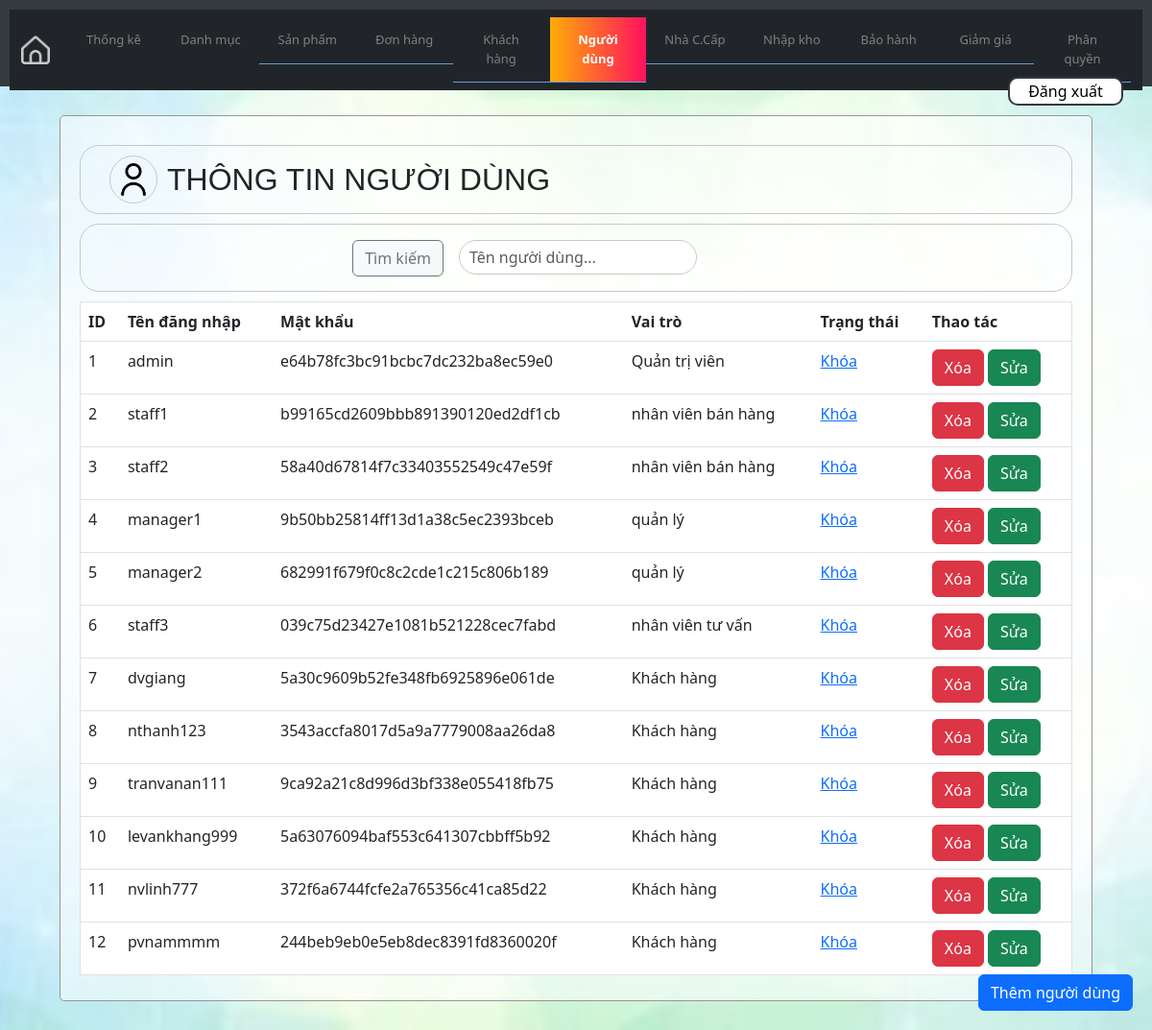
Page /admin/index.php?ctrl=userController (signed in) on the committed database.
### tables this page shows
CREATE TABLE `nguoi_dung` (
  `id` int(11) NOT NULL,
  `ten_dang_nhap` varchar(255) DEFAULT NULL,
  `mat_khau` varchar(255) DEFAULT NULL,
  `vai_tro` varchar(255) DEFAULT NULL,
  `trang_thai` int(11) NOT NULL
);

### lib/database.php (called while the page is built, shortened)
<?php
class Database
{
    private $host = "localhost";
    private $username = "root";
    private $password = "";
    private $database = "phonestore";
    private $conn;
    public function __construct()
    {
        $this->conn = $this->connectDB();
    }
    private function connectDB()
    {
        $conn = mysqli_connect($this->host, $this->username, $this->password, $this->database);
        return $conn;
    }
    public function select($query)
    {
        $result = mysqli_query($this->conn, $query);
        if ($result) {
            $data = mysqli_fetch_all($result, MYSQLI_ASSOC);
            return $data;
        } else {
            die(mysqli_error($this->conn));
        }
    }
}

### admin/model/userModel.php (called while the page is built, shortened)
<?php
class UserModel
{
    private $db;
    public function __construct()
    {
        $this->db = new Database();
    }
    public function getAllUsers()
    {
        $query = "SELECT * FROM nguoi_dung ";
        return $this->db->select($query);
    }
}

### admin/view/userView.php (the view, shortened to what this page needs)
<!DOCTYPE html>
<html lang="vi">
<head>
    <link rel="stylesheet" href="/admin/css/common.css">
    <link href="https://cdn.jsdelivr.net/npm/bootstrap@5.3.0-alpha1/dist/css/bootstrap.min.css" rel="stylesheet">
</head>
<body>
    <div class="containerr">
        <div class="header-box">
            <div class="header-icon">
                <img src="/admin/img/icon/user.png" alt="userImg">
            </div>
            <h2 class="mt-0 mb-0">THÔNG TIN NGƯỜI DÙNG</h2>
        </div>
        <div class="searchHolder">
            <form class="search-form-user mt-3">
                <div class="row g-3 searchField">
                    <div class="col-auto">
                    </div>
                    <div class="col-auto">
                        <input type="text" id="search" name="search" placeholder="Tên người dùng..." class="form-control" width="100%">
                    </div>
                    <div class="col-auto search">
                        <button type="submit" class="btn btn-light btn-outline-secondary">Tìm kiếm</button>
                    </div>
                </div>
            </form>
        </div>
        <div class="addNew btn btn-primary">
            <a class="addUserLink" href="index.php?ctrl=userController&action=viewAddUser">Thêm người dùng</a>
        </div>
        <table class="table">
            <thead class="bg-dark text-white">
                <tr>
                    <th>ID</th>
                    <th>Tên đăng nhập</th>
                    <th>Mật khẩu</th>
                    <th>Vai trò</th>
                    <th>Trạng thái</th>
                    <th>Thao tác</th>
                </tr>
            </thead>
            <tbody>
                <?php foreach ($users as $user) : ?>
                    <tr>
                        <td><?php echo $user['id']; ?></td>
                        <td><?php echo $user['ten_dang_nhap']; ?></td>
                        <td><?php echo $user['mat_khau']; ?></td>
                        <td><?php echo $user['vai_tro']; ?></td>
                        <td>
                            <a class="toggleUserStatus" href="index.php?ctrl=userController&action=toggleUserStatus&id=<?php echo $user['id']; ?>&status=<?php echo $user['trang_thai']; ?>">
                                <?php
                                if ($user['trang_thai'] == 1) {
                                    echo "Khóa";
                                } else {
                                    echo "Mở khóa";
                                }
                                ?>
                            </a>
                        </td>
                        <td>
                            <a class="deleteUserLink btn btn-danger" href="index.php?ctrl=userController&action=deleteUser&id=<?php echo $user['id']; ?>">Xóa</a>
                            <a class="updateUserLink btn btn-success" href="index.php?ctrl=userController&action=updateUserView&id=<?php echo $user['id']; ?>&vai_tro=<?php echo $user['vai_tro']; ?>">Sửa</a>
                        </td>
                    </tr>
                <?php endforeach; ?>
            </tbody>
        </table>
    </div>
</body>
</html>

### admin/css/style.css (style rules this page uses)
table { border-collapse: collapse; width: 100%; }
table, th, td { border: 1px solid black; }
* { margin: 0; padding: 0; box-sizing: border-box; }

### admin/css/common.css (style rules this page uses)
.search { transition: all 0.2s; }
.header-icon { width: 50px; height: 50px; margin-inline: 20px; border: 1px solid rgb(200, 200, 200); padding: 5px; border-radius: 50%; display: flex; justify-content: center; align-items: center; overflow: hidden; }
.header-icon img { width: 90%; height: 90%; object-fit: cover; }
.containerr { background-color: rgb(255, 255, 255, 0.5); padding: 10px; border: 1px solid rgb(150, 150, 150); border-radius: 5px; padding-inline: 20px; cursor: default; margin-bottom: 10px; }
.header-box { border: 1px solid rgb(200, 200, 200); padding: 10px; margin-top: 20px; display: inline-flex; align-items: center; width: 100%; border-radius: 20px; margin-bottom: 10px; }
.header-box h2 { font-family: Arial, Helvetica, sans-serif }
.header-icon { margin-right: 10px; }
.table tbody tr:nth-of-type(odd) { background-color: white; }
.table tbody tr:nth-of-type(even) { background-color: rgb(240,240,240); }
.searchHolder { border: 1px solid rgb(200, 200, 200); border-radius: 20px; padding: 0px 0px 15px 0px; margin-bottom: 10px; display: flex; align-items: center; justify-content: center; }
.searchField { width: 500px; flex-direction: row-reverse; transition: all 0.3s ease-in-out; padding-right: 100px; }
.searchField input { border: 1px solid rgb(200, 200, 200); border-radius: 20px; padding: 5px; padding-left: 10px; transition: all 0.3s ease-in-out; }
.addNew { position: fixed; transition: all 0.2s ease-out; right: 20px; bottom: 20px; transition: all 0.2s ease-out; }
.addNew a { width: fit-content; width: 150px; font-weight: 500; text-align: center; justify-content: center; text-decoration: none; color: white; transition: all 0.2s ease-out; }

### rows in the picture
nguoi_dung: id "1", ten_dang_nhap "admin", mat_khau "e64b78fc3bc91bcbc7dc232ba8ec59e0", vai_tro "Quản trị viên", trang_thai "Khóa"
nguoi_dung: id "2", ten_dang_nhap "staff1", mat_khau "b99165cd2609bbb891390120ed2df1cb", vai_tro "nhân viên bán hàng", trang_thai "Khóa"
nguoi_dung: id "3", ten_dang_nhap "staff2", mat_khau "58a40d67814f7c33403552549c47e59f", vai_tro "nhân viên bán hàng", trang_thai "Khóa"
nguoi_dung: id "4", ten_dang_nhap "manager1", mat_khau "9b50bb25814ff13d1a38c5ec2393bceb", vai_tro "quản lý", trang_thai "Khóa"
nguoi_dung: id "5", ten_dang_nhap "manager2", mat_khau "682991f679f0c8c2cde1c215c806b189", vai_tro "quản lý", trang_thai "Khóa"
nguoi_dung: id "6", ten_dang_nhap "staff3", mat_khau "039c75d23427e1081b521228cec7fabd", vai_tro "nhân viên tư vấn", trang_thai "Khóa"
nguoi_dung: id "7", ten_dang_nhap "dvgiang", mat_khau "5a30c9609b52fe348fb6925896e061de", vai_tro "Khách hàng", trang_thai "Khóa"
nguoi_dung: id "8", ten_dang_nhap "nthanh123", mat_khau "3543accfa8017d5a9a7779008aa26da8", vai_tro "Khách hàng", trang_thai "Khóa"
nguoi_dung: id "9", ten_dang_nhap "tranvanan111", mat_khau "9ca92a21c8d996d3bf338e055418fb75", vai_tro "Khách hàng", trang_thai "Khóa"
nguoi_dung: id "10", ten_dang_nhap "levankhang999", mat_khau "5a63076094baf553c641307cbbff5b92", vai_tro "Khách hàng", trang_thai "Khóa"
nguoi_dung: id "11", ten_dang_nhap "nvlinh777", mat_khau "372f6a6744fcfe2a765356c41ca85d22", vai_tro "Khách hàng", trang_thai "Khóa"
nguoi_dung: id "12", ten_dang_nhap "pvnammmm", mat_khau "244beb9eb0e5eb8dec8391fd8360020f", vai_tro "Khách hàng", trang_thai "Khóa"
